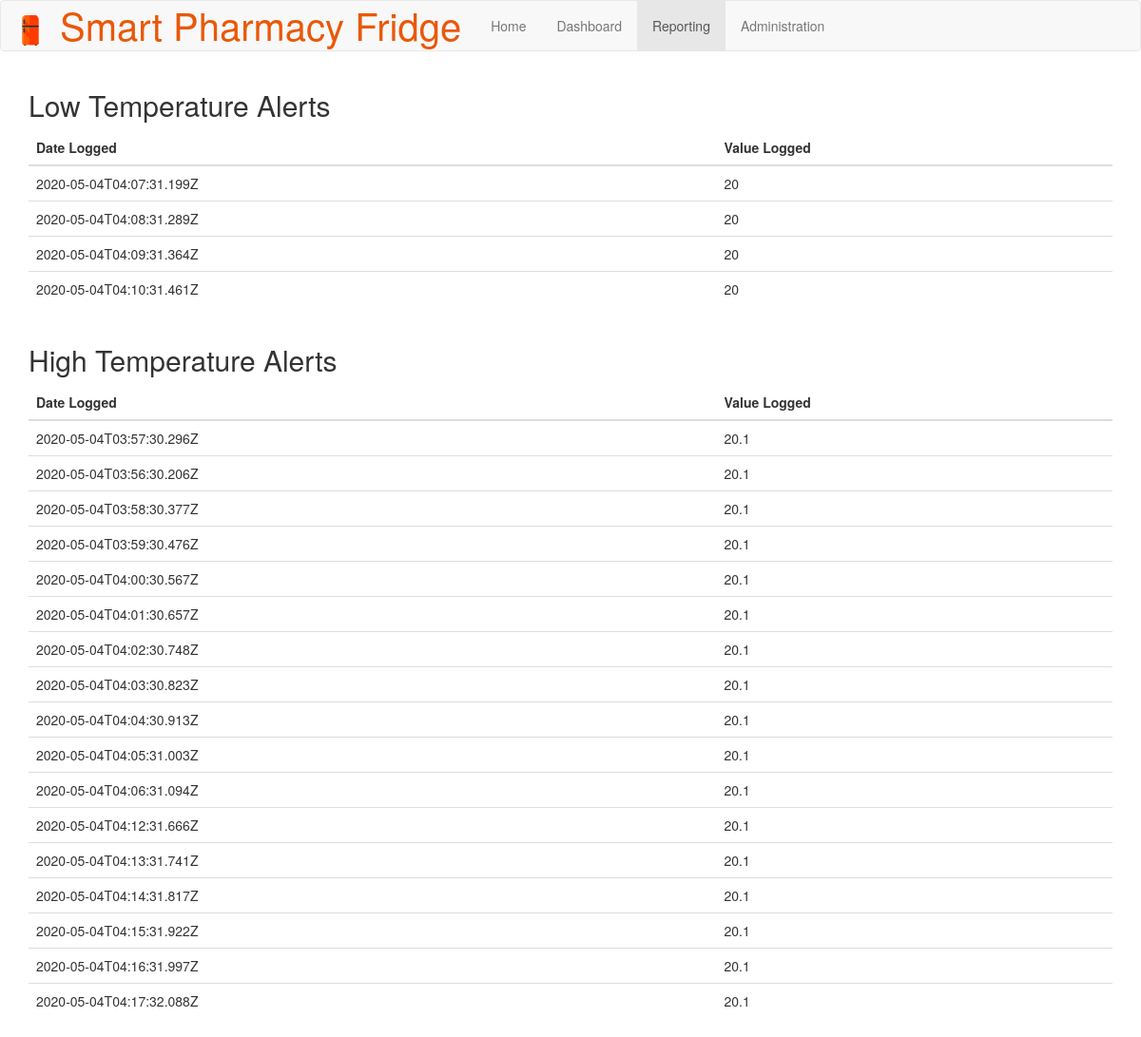
Screenshot of /report with the database file from the repository.
### tables this page shows
CREATE TABLE `sensor_log` (
  `id` VARCHAR,
  `sensor_type_id` VARCHAR,
  `datetime` VARCHAR,
  `value` VARCHAR
);

### app/routes.py (the view)
@app.route('/report')
def report():
    data = get_sensors()
    temp_data = data['Temperature']
    low_temp_list = []
    high_temp_list = []
    for index, reading in enumerate(temp_data):
        if reading[3] == "20":  # placeholder temperature for testing, change to: if tempData[i][3] < "2":
            low_temp_list.append(data['Temperature'][index])
        elif reading[3] == "20.1":  # placeholder temperature for testing, change to: if tempData[i][3] > "8":
            high_temp_list.append(data['Temperature'][index])
    temp_dict = {'Low Temperature Alerts': low_temp_list, 'High Temperature Alerts': high_temp_list}
    return render_template('report.html', sensor_data=temp_dict)

### app/database.py (called while the page is built)
def create_connection():
    try:
        db = sqlite3.connect(db_file)
    except Exception as e:
        print(e)
    return db

def get_sensors():
    try:
        data = {}
        db = create_connection()
        cursor = db.cursor()
        cursor.execute("SELECT DISTINCT sensor_type_id, name FROM sensor_log LEFT JOIN sensor_types ON sensor_log.sensor_type_id=sensor_types.id")
        distinct = cursor.fetchall()  # Retrieve all results
        for sensor in distinct:
            cursor.execute("SELECT * FROM sensor_log WHERE sensor_type_id = ?", (sensor[0],))
            sensor_data = cursor.fetchall()  # Retrieve all results
            data[sensor[1]] = sensor_data
        return data
    except Exception as e:
        print(e)
        return e

### app/templates/report.html
{% extends "base.html" %}
{% set active_page = "report" %}
{% block content %}
<div class="container">
    {% for sensor in sensor_data %}
    <div class="table-responsive">
        <table class="table">
            <h2>{{sensor}} </h2>
            <thead>
                <tr>
                    <th scope="col">Date Logged</th>
                    <th scope="col">Value Logged</th>
                </tr>
            </thead>
            <tbody>
                {% for reading in sensor_data[sensor] %}
                    <tr>
                        <td>{{reading[2]}}</td>
                        <td>{{reading[3]}}</td>
                    </tr>
                {% endfor %}
            </tbody>
        </table>
    </div>
    {% endfor %}
</div>
{% endblock %}

### rows the page displays
sensor_log: datetime "2020-05-04T04:07:31.199Z", value "20"
sensor_log: datetime "2020-05-04T04:08:31.289Z", value "20"
sensor_log: datetime "2020-05-04T04:09:31.364Z", value "20"
sensor_log: datetime "2020-05-04T04:10:31.461Z", value "20"
sensor_log: datetime "2020-05-04T03:57:30.296Z", value "20.1"
sensor_log: datetime "2020-05-04T03:56:30.206Z", value "20.1"
sensor_log: datetime "2020-05-04T03:58:30.377Z", value "20.1"
sensor_log: datetime "2020-05-04T03:59:30.476Z", value "20.1"
sensor_log: datetime "2020-05-04T04:00:30.567Z", value "20.1"
sensor_log: datetime "2020-05-04T04:01:30.657Z", value "20.1"
sensor_log: datetime "2020-05-04T04:02:30.748Z", value "20.1"
sensor_log: datetime "2020-05-04T04:03:30.823Z", value "20.1"
sensor_log: datetime "2020-05-04T04:04:30.913Z", value "20.1"
sensor_log: datetime "2020-05-04T04:05:31.003Z", value "20.1"
sensor_log: datetime "2020-05-04T04:06:31.094Z", value "20.1"
sensor_log: datetime "2020-05-04T04:12:31.666Z", value "20.1"
sensor_log: datetime "2020-05-04T04:13:31.741Z", value "20.1"
sensor_log: datetime "2020-05-04T04:14:31.817Z", value "20.1"
sensor_log: datetime "2020-05-04T04:15:31.922Z", value "20.1"
sensor_log: datetime "2020-05-04T04:16:31.997Z", value "20.1"
sensor_log: datetime "2020-05-04T04:17:32.088Z", value "20.1"

### other values shown
{{ caption|e }} "Home" "Dashboard" "Reporting" "Administration"
{{ sensor }} "Low Temperature Alerts" "High Temperature Alerts"
